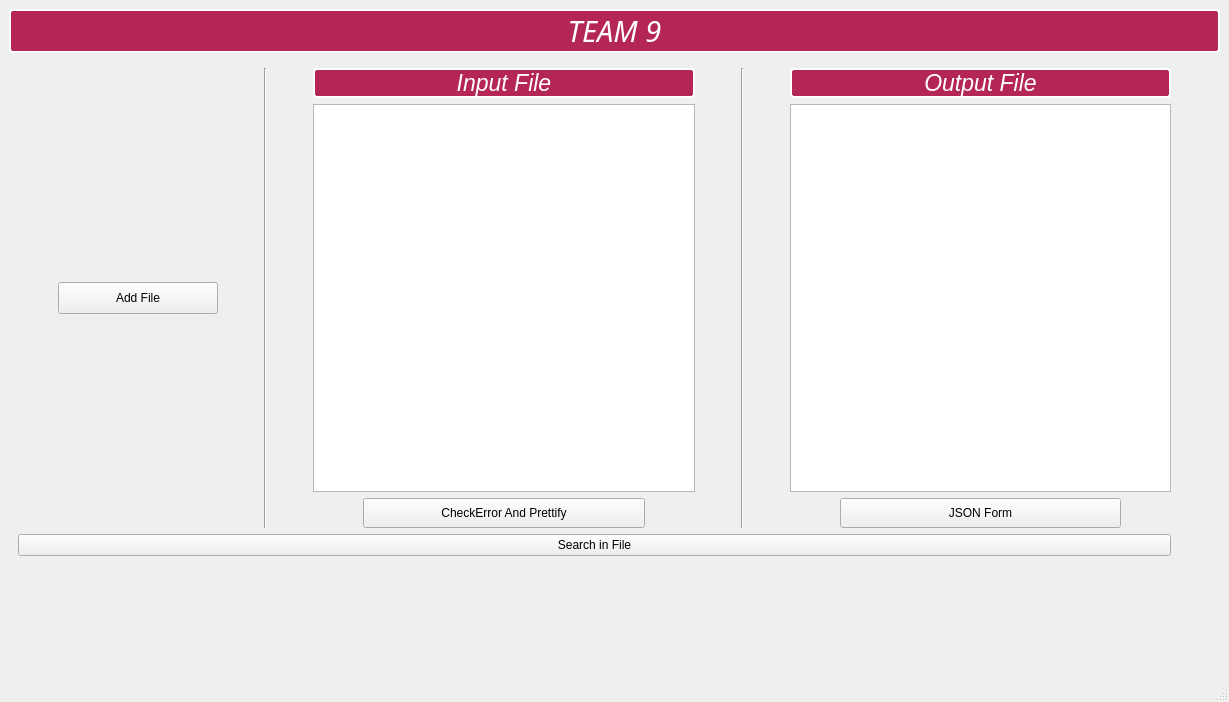
<?xml version="1.0" encoding="UTF-8"?>
<ui version="4.0">
 <class>MainWindow</class>
 <widget class="QMainWindow" name="MainWindow">
  <property name="geometry">
   <rect>
    <x>0</x>
    <y>0</y>
    <width>1229</width>
    <height>702</height>
   </rect>
  </property>
  <property name="windowTitle">
   <string>MainWindow</string>
  </property>
  <widget class="QWidget" name="centralwidget">
   <layout class="QGridLayout" name="gridLayout_3">
    <item row="0" column="0">
     <widget class="QLabel" name="label">
      <property name="font">
       <font>
        <family>Bell MT</family>
        <pointsize>22</pointsize>
        <weight>50</weight>
        <italic>true</italic>
        <bold>false</bold>
       </font>
      </property>
      <property name="styleSheet">
       <string notr="true">background-color:  rgb(180, 38, 88);
color : rgb(255, 255, 255);
border: 2px solid white;
 border-radius: 4px;</string>
      </property>
      <property name="frameShape">
       <enum>QFrame::NoFrame</enum>
      </property>
      <property name="text">
       <string>TEAM 9</string>
      </property>
      <property name="textFormat">
       <enum>Qt::AutoText</enum>
      </property>
      <property name="alignment">
       <set>Qt::AlignCenter</set>
      </property>
      <property name="wordWrap">
       <bool>false</bool>
      </property>
      <property name="margin">
       <number>22</number>
      </property>
     </widget>
    </item>
    <item row="2" column="0">
     <widget class="QWidget" name="widget_6" native="true">
      <property name="minimumSize">
       <size>
        <width>0</width>
        <height>100</height>
       </size>
      </property>
      <property name="styleSheet">
       <string notr="true">background-image : url(:/new/prefix1/sh_footer.png);
 background-position: top ;

</string>
      </property>
     </widget>
    </item>
    <item row="1" column="0">
     <widget class="QStackedWidget" name="stackedWidget_9">
      <property name="currentIndex">
       <number>0</number>
      </property>
      <widget class="QWidget" name="Page1" native="true">
       <layout class="QGridLayout" name="gridLayout_2">
        <item row="0" column="0">
         <layout class="QHBoxLayout" name="horizontalLayout_12">
          <item>
           <spacer name="horizontalSpacer_6">
            <property name="orientation">
             <enum>Qt::Horizontal</enum>
            </property>
            <property name="sizeType">
             <enum>QSizePolicy::Fixed</enum>
            </property>
            <property name="sizeHint" stdset="0">
             <size>
              <width>40</width>
              <height>20</height>
             </size>
            </property>
           </spacer>
          </item>
          <item>
           <widget class="QSplitter" name="splitter">
            <property name="orientation">
             <enum>Qt::Horizontal</enum>
            </property>
            <widget class="QPushButton" name="pushButton_2">
             <property name="sizePolicy">
              <sizepolicy hsizetype="Minimum" vsizetype="Minimum">
               <horstretch>0</horstretch>
               <verstretch>0</verstretch>
              </sizepolicy>
             </property>
             <property name="maximumSize">
              <size>
               <width>160</width>
               <height>32</height>
              </size>
             </property>
             <property name="text">
              <string>Add File</string>
             </property>
            </widget>
           </widget>
          </item>
          <item>
           <spacer name="horizontalSpacer_2">
            <property name="orientation">
             <enum>Qt::Horizontal</enum>
            </property>
            <property name="sizeType">
             <enum>QSizePolicy::Fixed</enum>
            </property>
            <property name="sizeHint" stdset="0">
             <size>
              <width>40</width>
              <height>20</height>
             </size>
            </property>
           </spacer>
          </item>
          <item>
           <widget class="Line" name="line_3">
            <property name="orientation">
             <enum>Qt::Vertical</enum>
            </property>
           </widget>
          </item>
          <item>
           <spacer name="horizontalSpacer_3">
            <property name="orientation">
             <enum>Qt::Horizontal</enum>
            </property>
            <property name="sizeType">
             <enum>QSizePolicy::Fixed</enum>
            </property>
            <property name="sizeHint" stdset="0">
             <size>
              <width>40</width>
              <height>20</height>
             </size>
            </property>
           </spacer>
          </item>
          <item>
           <layout class="QVBoxLayout" name="verticalLayout_5">
            <item>
             <widget class="QLabel" name="label_13">
              <property name="sizePolicy">
               <sizepolicy hsizetype="Preferred" vsizetype="Preferred">
                <horstretch>0</horstretch>
                <verstretch>0</verstretch>
               </sizepolicy>
              </property>
              <property name="font">
               <font>
                <family>MS Shell Dlg 2</family>
                <pointsize>17</pointsize>
                <italic>true</italic>
                <underline>false</underline>
                <strikeout>false</strikeout>
                <kerning>true</kerning>
               </font>
              </property>
              <property name="styleSheet">
               <string notr="true">background-color:  rgb(180, 38, 88);
color : rgb(255, 255, 255);
border: 2px solid white;
 border-radius: 4px;</string>
              </property>
              <property name="frameShadow">
               <enum>QFrame::Plain</enum>
              </property>
              <property name="lineWidth">
               <number>1</number>
              </property>
              <property name="text">
               <string>Input File</string>
              </property>
              <property name="alignment">
               <set>Qt::AlignCenter</set>
              </property>
             </widget>
            </item>
            <item>
             <widget class="QTextBrowser" name="textBrowser_Input">
              <property name="horizontalScrollBarPolicy">
               <enum>Qt::ScrollBarAsNeeded</enum>
              </property>
              <property name="sizeAdjustPolicy">
               <enum>QAbstractScrollArea::AdjustToContents</enum>
              </property>
              <property name="lineWrapMode">
               <enum>QTextEdit::NoWrap</enum>
              </property>
              <property name="html">
               <string>&lt;!DOCTYPE HTML PUBLIC &quot;-//W3C//DTD HTML 4.0//EN&quot; &quot;http://www.w3.org/TR/REC-html40/strict.dtd&quot;&gt;
&lt;html&gt;&lt;head&gt;&lt;meta name=&quot;qrichtext&quot; content=&quot;1&quot; /&gt;&lt;style type=&quot;text/css&quot;&gt;
p, li { white-space: pre-wrap; }
&lt;/style&gt;&lt;/head&gt;&lt;body style=&quot; font-family:'MS Shell Dlg 2'; font-size:7.8pt; font-weight:400; font-style:normal;&quot;&gt;
&lt;p style=&quot;-qt-paragraph-type:empty; margin-top:0px; margin-bottom:0px; margin-left:0px; margin-right:0px; -qt-block-indent:0; text-indent:0px;&quot;&gt;&lt;br /&gt;&lt;/p&gt;&lt;/body&gt;&lt;/html&gt;</string>
              </property>
              <property name="overwriteMode">
               <bool>true</bool>
              </property>
             </widget>
            </item>
            <item>
             <widget class="QPushButton" name="pushButton">
              <property name="minimumSize">
               <size>
                <width>0</width>
                <height>30</height>
               </size>
              </property>
              <property name="styleSheet">
               <string notr="true">margin-left : 50px; margin-right : 50px</string>
              </property>
              <property name="text">
               <string>CheckError And Prettify</string>
              </property>
             </widget>
            </item>
           </layout>
          </item>
          <item>
           <spacer name="horizontalSpacer_4">
            <property name="orientation">
             <enum>Qt::Horizontal</enum>
            </property>
            <property name="sizeType">
             <enum>QSizePolicy::Fixed</enum>
            </property>
            <property name="sizeHint" stdset="0">
             <size>
              <width>40</width>
              <height>20</height>
             </size>
            </property>
           </spacer>
          </item>
          <item>
           <widget class="Line" name="line_4">
            <property name="orientation">
             <enum>Qt::Vertical</enum>
            </property>
           </widget>
          </item>
          <item>
           <spacer name="horizontalSpacer_5">
            <property name="orientation">
             <enum>Qt::Horizontal</enum>
            </property>
            <property name="sizeType">
             <enum>QSizePolicy::Fixed</enum>
            </property>
            <property name="sizeHint" stdset="0">
             <size>
              <width>40</width>
              <height>20</height>
             </size>
            </property>
           </spacer>
          </item>
          <item>
           <layout class="QVBoxLayout" name="verticalLayout_6">
            <item>
             <widget class="QLabel" name="label_14">
              <property name="sizePolicy">
               <sizepolicy hsizetype="Preferred" vsizetype="Preferred">
                <horstretch>0</horstretch>
                <verstretch>0</verstretch>
               </sizepolicy>
              </property>
              <property name="font">
               <font>
                <family>MS Shell Dlg 2</family>
                <pointsize>17</pointsize>
                <italic>true</italic>
                <underline>false</underline>
                <strikeout>false</strikeout>
                <kerning>true</kerning>
               </font>
              </property>
              <property name="styleSheet">
               <string notr="true">background-color:  rgb(180, 38, 88);
color : rgb(255, 255, 255);
border: 2px solid white;
 border-radius: 4px;</string>
              </property>
              <property name="frameShadow">
               <enum>QFrame::Plain</enum>
              </property>
              <property name="lineWidth">
               <number>1</number>
              </property>
              <property name="text">
               <string>Output File</string>
              </property>
              <property name="alignment">
               <set>Qt::AlignCenter</set>
              </property>
             </widget>
            </item>
            <item>
             <widget class="QTextBrowser" name="textBrowser_2">
              <property name="html">
               <string>&lt;!DOCTYPE HTML PUBLIC &quot;-//W3C//DTD HTML 4.0//EN&quot; &quot;http://www.w3.org/TR/REC-html40/strict.dtd&quot;&gt;
&lt;html&gt;&lt;head&gt;&lt;meta name=&quot;qrichtext&quot; content=&quot;1&quot; /&gt;&lt;style type=&quot;text/css&quot;&gt;
p, li { white-space: pre-wrap; }
&lt;/style&gt;&lt;/head&gt;&lt;body style=&quot; font-family:'MS Shell Dlg 2'; font-size:7.8pt; font-weight:400; font-style:normal;&quot;&gt;
&lt;p style=&quot;-qt-paragraph-type:empty; margin-top:0px; margin-bottom:0px; margin-left:0px; margin-right:0px; -qt-block-indent:0; text-indent:0px;&quot;&gt;&lt;br /&gt;&lt;/p&gt;&lt;/body&gt;&lt;/html&gt;</string>
              </property>
             </widget>
            </item>
            <item>
             <widget class="QPushButton" name="pushButton_3">
              <property name="minimumSize">
               <size>
                <width>0</width>
                <height>30</height>
               </size>
              </property>
              <property name="styleSheet">
               <string notr="true">margin-left : 50px; margin-right : 50px</string>
              </property>
              <property name="text">
               <string>JSON Form</string>
              </property>
             </widget>
            </item>
           </layout>
          </item>
         </layout>
        </item>
        <item row="0" column="1">
         <spacer name="horizontalSpacer_7">
          <property name="orientation">
           <enum>Qt::Horizontal</enum>
          </property>
          <property name="sizeType">
           <enum>QSizePolicy::Fixed</enum>
          </property>
          <property name="sizeHint" stdset="0">
           <size>
            <width>40</width>
            <height>20</height>
           </size>
          </property>
         </spacer>
        </item>
        <item row="1" column="0">
         <widget class="QPushButton" name="pushButton_4">
          <property name="text">
           <string>Search in File</string>
          </property>
         </widget>
        </item>
       </layout>
      </widget>
      <widget class="QWidget" name="Page2"/>
     </widget>
    </item>
   </layout>
  </widget>
  <widget class="QStatusBar" name="statusbar"/>
 </widget>
 <resources/>
 <connections/>
</ui>
